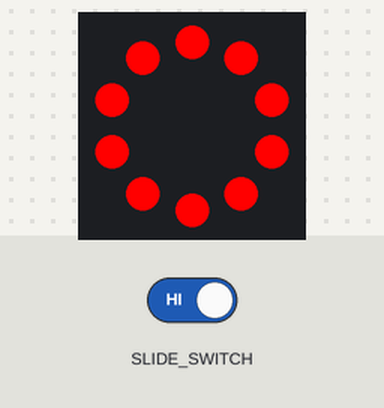
Bench run of a program on a simulated Circuit Playground running CircuitPython. Parts: the board's ring of 10 RGB LEDs (number 0 left of the top, counting anticlockwise). The test bench sets the inputs (shaded band).

Above: at 1.2 s.
1.3 s: slide switch moved to the right
At 7.3 s:
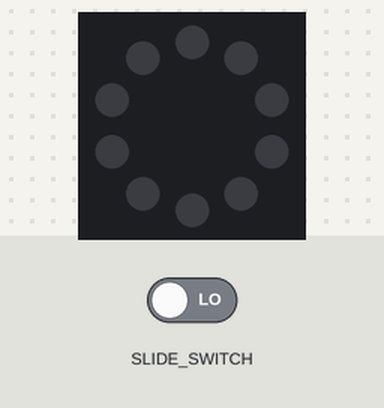
9.5 s: slide switch moved to the left
At 14.1 s:
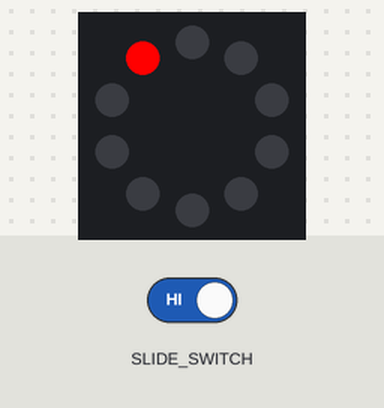
At 16.2 s:
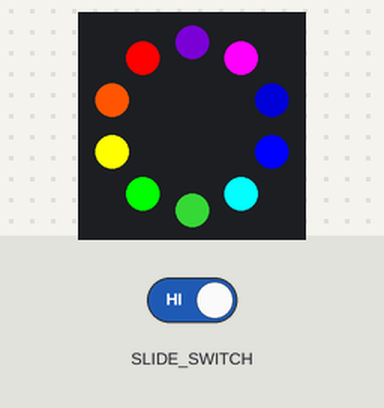
Timing chart, 0 to 17.7 s (numbered marks = the images above; inputs shaded):
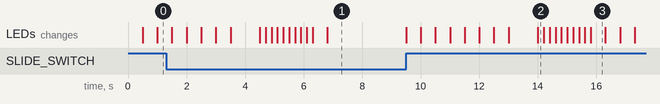

Measured:
- after the input at 9.5 s, the LEDs: first change at once (image 2 shows a later state)
- what the display in image 3 shows lasts 0.5 s, from 15.8 s to 16.3 s

The program:

bedazzle_bike_light.py
```python
from adafruit_circuitplayground.express import cpx
import time

while True:
  if cpx.switch:
    # red blinkz stuff:
    count = 0
    while count <= 3:
      cpx.pixels.fill((255, 0, 0))
      time.sleep(0.5)
      cpx.pixels.fill((0, 0, 0))
      time.sleep(0.5)
      count += 1
    # bedazzle function:
    time.sleep(0.5)
    cpx.pixels[0] = (255, 0, 0)
    time.sleep(0.2)
    cpx.pixels[1] = (255, 85, 0)
    time.sleep(0.2)
    cpx.pixels[2] = (255, 255, 0)
    time.sleep(0.2)
    cpx.pixels[3] = (0, 255, 0)
    time.sleep(0.2)
    cpx.pixels[4] = (34, 139, 34)
    time.sleep(0.2)
    cpx.pixels[5] = (0, 255, 255)
    time.sleep(0.2)
    cpx.pixels[6] = (0, 0, 255)
    time.sleep(0.2)
    cpx.pixels[7] = (0, 0, 139)
    time.sleep(0.2)
    cpx.pixels[8] = (255, 0, 255)
    time.sleep(0.2)
    cpx.pixels[9] = (75, 0, 130)
    time.sleep(0.5)
    cpx.pixels.fill((0, 0, 0))
    time.sleep(0.5)
  else:
    # shut it up:
    cpx.pixels.fill((0, 0, 0))
```
